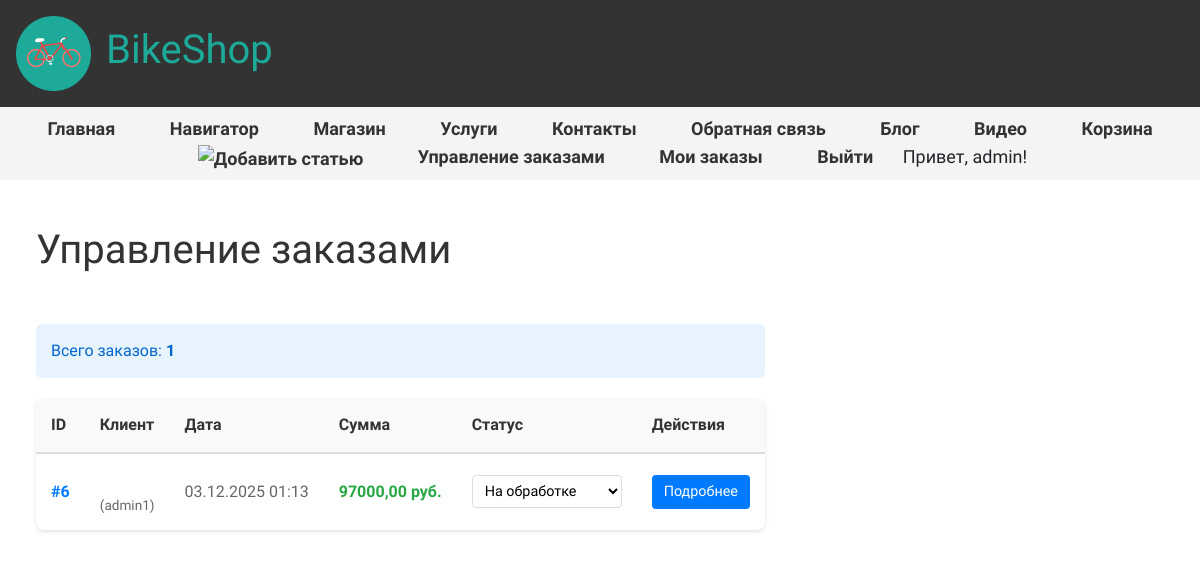
The page /admin_orders/ (signed in) on the database its author committed.
### main/models.py (models this page shows, shortened)
class Order(models.Model):
    STATUS_CHOICES = [
        ('processing', 'На обработке'),
        ('assembly', 'На сборке'),
        ('shipping', 'В доставке'),
        ('delivered', 'Прибыл'),
        ('cancelled', 'Отменён'),
    ]
    user = models.ForeignKey(User, on_delete=models.CASCADE, verbose_name="Пользователь")
    order_data = models.JSONField(verbose_name="Данные заказа")  # Сохраняем JSON с товарами и количеством
    total_price = models.DecimalField(max_digits=10, decimal_places=2, verbose_name="Общая сумма")
    status = models.CharField(max_length=20, choices=STATUS_CHOICES, default='processing', verbose_name="Статус")
    created = models.DateTimeField(default=datetime.now, db_index=True, verbose_name="Дата создания")
    updated = models.DateTimeField(auto_now=True, verbose_name="Дата обновления")
    class Meta:
        verbose_name = "Заказ"
        verbose_name_plural = "Заказы"
        ordering = ['-created']

### main/views.py (the view)
# urls.py: path('admin_orders/', views.admin_orders, name='admin_orders'),
def admin_orders(request):
    if not request.user.is_staff:
        return redirect('shop')
    orders = Order.objects.all().order_by('-created')
    return render(request, 'main/admin_orders.html', {
        'orders': orders
    })

### main/templates/main/admin_orders.html (shortened to what this page needs)
{% extends 'main/layout.html' %}
{% load static %}
{% block content %}
<section class="admin-orders-section">
    <h1>Управление заказами</h1>
    {% if orders %}
    <div class="orders-container">
        <div class="filter-info">
            Всего заказов: <strong>{{ orders|length }}</strong>
        </div>
        <table class="admin-orders-table">
            <thead>
                <tr>
                    <th>ID</th>
                    <th>Клиент</th>
                    <th>Дата</th>
                    <th>Сумма</th>
                    <th>Статус</th>
                    <th>Действия</th>
                </tr>
            </thead>
            <tbody>
                {% for order in orders %}
                <tr class="order-row" data-order-id="{{ order.id }}">
                    <td class="order-id">#{{ order.id }}</td>
                    <td class="client-name">
                        {{ order.user.first_name }} {{ order.user.last_name }}<br>
                        <span class="username">({{ order.user.username }})</span>
                    </td>
                    <td class="order-date">{{ order.created|date:"d.m.Y H:i" }}</td>
                    <td class="order-price">{{ order.total_price }} руб.</td>
                    <td>
                        <select class="status-select" data-order-id="{{ order.id }}" data-current-status="{{ order.status }}">
                            <option value="processing" {% if order.status == 'processing' %}selected{% endif %}>На обработке</option>
                        </select>
                    </td>
                    <td>
                        <button class="btn btn-small btn-view" data-order-id="{{ order.id }}">
                            Подробнее
                        </button>
                    </td>
                </tr>
                {% endfor %}
            </tbody>
        </table>
    </div>
    {% else %}
    <div class="empty-orders">
        <p>Заказов не найдено</p>
    </div>
    {% endif %}
</section>
{% endblock %}

### main/templates/main/layout.html (shortened to what this page needs)
{% load static %}
<!DOCTYPE html>
<html lang="ru">
<head>
    <link rel="stylesheet" href="{% static 'main/css/site.css' %}">
    <link rel="stylesheet" href="{% static 'main/css/bootstrap.css' %}">
</head>
<body>
    <header>
        <a href="{% url 'about' %}">
            <img src="{% static 'main/images/logo.png' %}" alt="Логотип BikeShop" class="logo">
        </a>
        <h1>BikeShop</h1>
    </header>
    <nav>
        <a href="{% url 'about' %}">Главная</a>
        <a href="{% url 'links' %}">Навигатор</a>
        <a href="{% url 'shop' %}">Магазин</a>
        <a href="{% url 'services' %}">Услуги</a>
        <a href="{% url 'contacts' %}">Контакты</a>
        <a href="{% url 'feedback' %}">Обратная связь</a>
        <a href="{% url 'blog' %}">Блог</a>
        <a href="{% url 'video' %}">Видео</a>
        <a href="{% url 'cart' %}">Корзина</a>
        {% if user.is_staff %}
        <a href="{% url 'newpost' %}" class="add-post-icon" title="Добавить статью">
            <img src="{% static 'main/content/add_new.png' %}" alt="Добавить статью">
        </a>
        <a href="{% url 'admin_orders' %}">Управление заказами</a>
        {% endif %}
        {% if not user.is_authenticated %}
            <a href="{% url 'registration' %}">Регистрация</a>
            <a href="{% url 'login' %}">Вход</a>
        {% else %}
            <a href="{% url 'my_orders' %}">Мои заказы</a>
            <a href="{% url 'logout' %}">Выйти</a>
            <span>Привет, {{ user.username }}!</span>
        {% endif %}
    </nav>
    <main>
        {% block content %}{% endblock %}
    </main>
</body>
</html>

### main/static/main/css/site.css (style rules this page uses)
* { font-family: 'Chocolate Classical Sans', sans-serif; }
body { margin: 0; padding: 0; background-color: #f4f4f4; }
header { background-color: #333; color: #fff; text-align: left; padding: 1rem; display: flex; align-items: center; justify-content: flex-start; }
.logo { width: 75px; height: auto; margin-right: 15px; }
nav { font-family: 'Dancing Script', cursive; background-color: #f4f4f4; font-size: 18px; padding: 0.5rem; text-align: center; }
nav a { margin: 0 15px; text-decoration: none; color: #333; font-weight: bold; padding: 5px 10px; border-radius: 5px; }
main { padding: 1rem; display: flex; flex-direction: column; align-items: center; }
section { margin-bottom: 1rem; background-color: #fff; padding: 1rem; border-radius: 5px; max-width: 550px; display: flex; flex-wrap: wrap; align-items: center; gap: 20px; }
h1 { color: rgb(29, 170, 153); }
button, .btn { background-color: #3498db; color: white; border: none; padding: 8px 16px; border-radius: 5px; }
.add-post-icon img { width: 70px; height: 70px; transition: transform 0.3s ease; background: none; background-color: none; }
nav .add-post-icon, nav .add-post-icon:hover { background-color: transparent !important; }

### main/templates/main/admin_orders.html (style rules this page uses)
.admin-orders-section { max-width: 1400px; margin: 0 auto; padding: 30px 20px; }
.admin-orders-section h1 { text-align: center; margin-bottom: 30px; color: #333; }
.filter-info { background-color: #e7f3ff; padding: 15px; border-radius: 6px; margin-bottom: 20px; color: #0066cc; font-weight: 500; }
.admin-orders-table { width: 100%; border-collapse: collapse; background-color: white; box-shadow: 0 2px 4px rgba(0,0,0,0.1); border-radius: 8px; overflow: hidden; }
.admin-orders-table thead { background-color: #f8f9fa; border-bottom: 2px solid #ddd; }
.admin-orders-table th { padding: 15px; text-align: left; font-weight: bold; color: #333; }
.admin-orders-table td { padding: 15px; border-bottom: 1px solid #eee; vertical-align: middle; }
.admin-orders-table tbody tr:last-child td { border-bottom: none; }
.order-id { font-weight: bold; color: #007bff; }
.client-name { font-weight: 500; color: #333; }
.username { display: block; font-size: 0.85em; color: #666; margin-top: 2px; }
.order-date { color: #666; }
.order-price { font-weight: bold; color: #28a745; }
.status-select { padding: 6px 8px; border: 1px solid #ddd; border-radius: 4px; background-color: white; cursor: pointer; font-size: 0.9em; min-width: 150px; }
.btn-small { padding: 6px 12px; font-size: 0.9em; border: none; border-radius: 4px; cursor: pointer; transition: all 0.3s; }
.btn-view { background-color: #007bff; color: white; }

### rows shown on the page
Order: id "6", user.username "admin1", created "03.12.2025 01:13", total_price "97000,00", status+id "На обработке"

### other values the page prints
{{ user.username }} "admin"
{{ orders|length }} "1"
